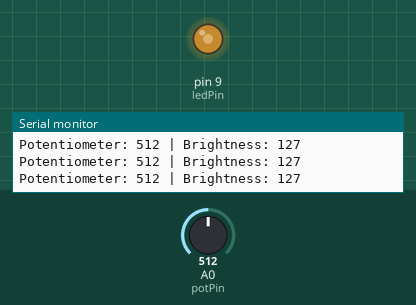
Bench run of a sketch on a simulated Arduino Uno, built with avr-gcc and run on an emulated ATmega328P. Shown: output pins drawn as LEDs (lit = HIGH), the last lines printed to the serial monitor. Inputs (shaded band) come from the test bench; at power-on: A0 (potPin) = 512.

Above: at 1.2 s.
1.3 s: A0 (potPin) set to 716
At 2.5 s:
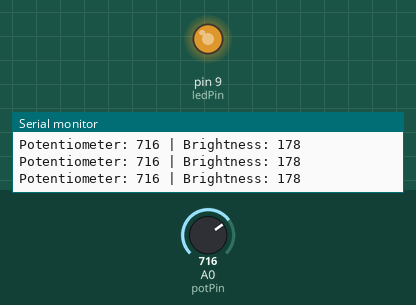
2.8 s: A0 (potPin) set to 900
At 4.0 s:
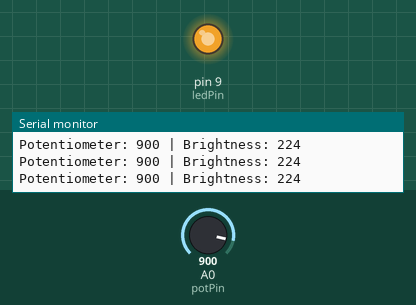
4.3 s: A0 (potPin) set to 122
At 5.5 s:
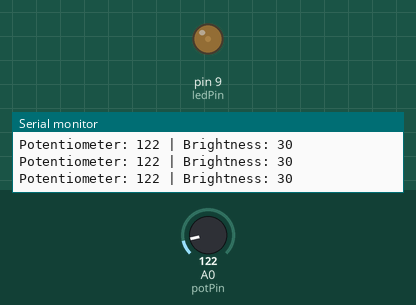
5.8 s: A0 (potPin) set to 0
At 7.2 s:
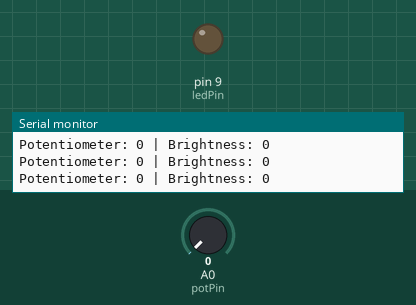
Timing chart, 0 to 8.3 s (numbered marks = the images above; inputs shaded):
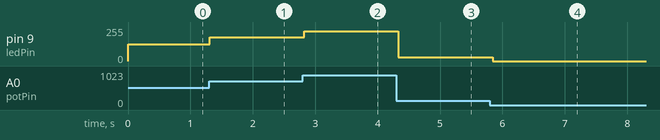

The sketch:

project_21_code.ino
```cpp
// Pin definitions
const int potPin = A0;     // Potentiometer connected to A0
const int ledPin = 9;      // LED connected to PWM pin 9

int potValue = 0;          // Stores analog reading
int brightness = 0;        // Stores mapped brightness (0-255)

void setup() {
  pinMode(ledPin, OUTPUT);
  Serial.begin(9600); // To monitor potentiometer values
}

void loop() {
  // Read analog value from potentiometer
  potValue = analogRead(potPin);        // 0 - 1023
  brightness = map(potValue, 0, 1023, 0, 255);  // Scale to 0 - 255

  // Write PWM signal to LED
  analogWrite(ledPin, brightness);

  // Debug output to serial monitor
  Serial.print("Potentiometer: ");
  Serial.print(potValue);
  Serial.print(" | Brightness: ");
  Serial.println(brightness);

  delay(100); // Short delay for stability
}
```

Measured:
- after the input at 1.3 s, pin 9 (ledPin): 127/255 → 178/255 at once
- after the input at 2.8 s, pin 9 (ledPin): 178/255 → 224/255 at once
- after the input at 4.3 s, pin 9 (ledPin): 224/255 → 30/255 at once
- after the input at 5.8 s, pin 9 (ledPin): 30/255 → 0/255 at once
